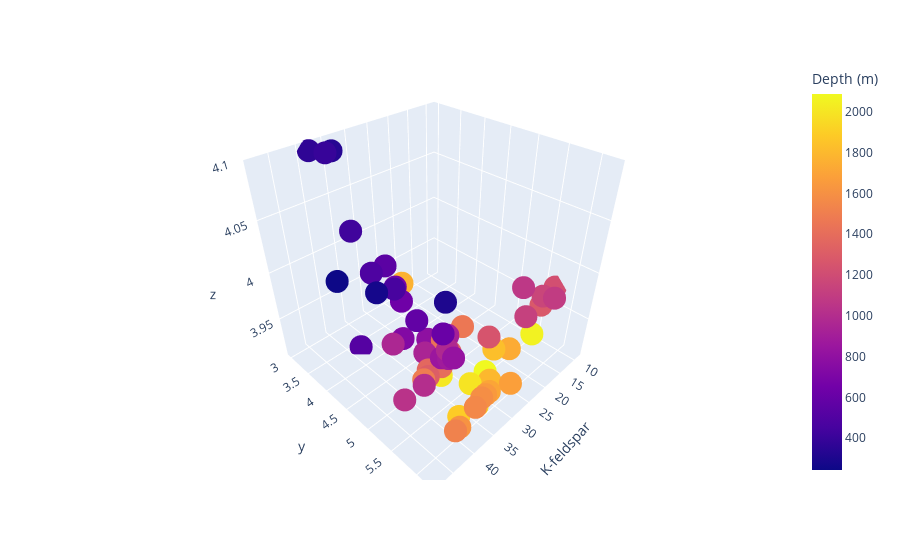

The notebook cell this image was saved under:
### Code cell
import plotly.express as px

#['K-feldspar', 'Resistivty (ohm m)', 'Sonic (us/ft)']
fig = px.scatter_3d(data, x=data['K-feldspar'], y=np.log(data['Resistivty (ohm m)']), z=np.log(data['Sonic (us/ft)']),
                    color=data['Depth (m)'])
fig.show()
